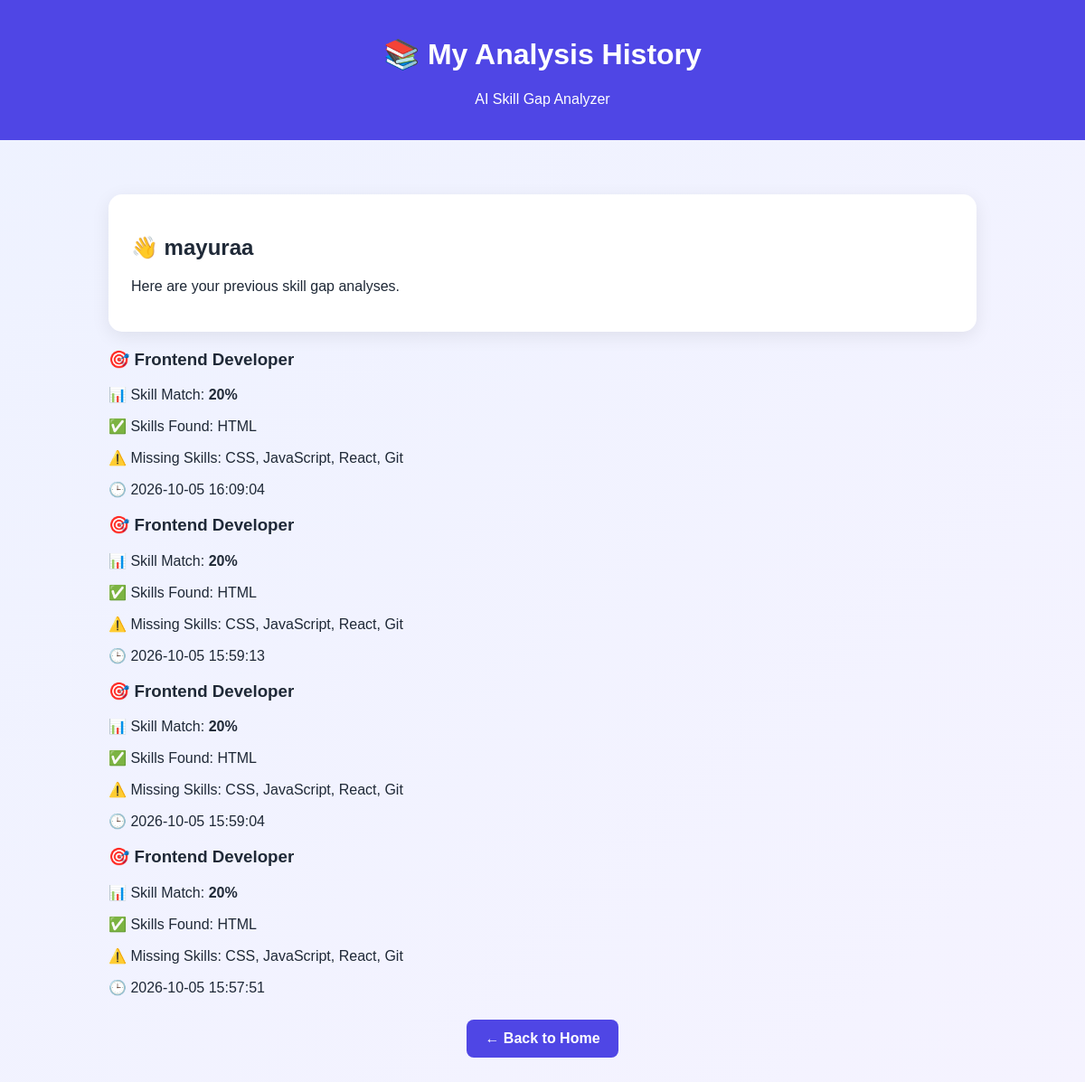
The app's page /history (signed in) with its own data.
### tables this page shows
CREATE TABLE analysis_history (
            id INTEGER PRIMARY KEY AUTOINCREMENT,
            user_id INTEGER NOT NULL,
            job TEXT NOT NULL,
            match_percentage INTEGER NOT NULL,
            skills_found TEXT,
            missing_skills TEXT,
            created_at TIMESTAMP DEFAULT CURRENT_TIMESTAMP,
            FOREIGN KEY (user_id) REFERENCES users(id)
        );

### app.py (the view)
@app.route("/history")
def history():
    if "user_id" not in session:
        return redirect(url_for("login"))
    connection = sqlite3.connect("users.db")
    cursor = connection.cursor()
    if session.get("is_admin") == 1:
        cursor.execute("""
            SELECT
                analysis_history.*,
                users.name,
                users.email
            FROM analysis_history
            JOIN users
            ON analysis_history.user_id = users.id
            ORDER BY analysis_history.created_at DESC
        """)
    else:
        cursor.execute("""
            SELECT *
            FROM analysis_history
            WHERE user_id = ?
            ORDER BY created_at DESC
        """, (session["user_id"],))
    history_data = cursor.fetchall()
    connection.close()
    return render_template(
        "history.html",
        history=history_data,
        is_admin=session.get("is_admin") == 1
    )

### templates/history.html (shortened to what this page needs)
<!DOCTYPE html>
<html>
<head>
</head>
<body>
<div class="header">
<h1>
    {% if is_admin %}
        👑 All Users' Analysis History
    {% else %}
        📚 My Analysis History
    {% endif %}
</h1>
    <p>AI Skill Gap Analyzer</p>
</div>
<div class="container">
    <div class="card">
        <h2>👋 {{ session.get("user_name") }}</h2>
        <p>Here are your previous skill gap analyses.</p>
    </div>
    {% if history %}
        {% for item in history %}
    <div class="history-card">
        <h3>🎯 {{ item[2] }}</h3>
        <p>
            📊 Skill Match:
            <strong>{{ item[3] }}%</strong>
        </p>
        <p>
            ✅ Skills Found:
            {{ item[4] }}
        </p>
        <p>
            ⚠️ Missing Skills:
            {{ item[5] }}
        </p>
        <p>
            🕒 {{ item[6] }}
        </p>
    </div>
{% endfor %}
    {% endif %}
    <div style="text-align:center;">
        <a class="button" href="/">
            ← Back to Home
        </a>
    </div>
</div>
</body>
</html>

### templates/history.html (style rules this page uses)
* { box-sizing: border-box; }
body { margin: 0; font-family: Arial, sans-serif; background: linear-gradient(135deg, #eef2ff, #f5f3ff); color: #1f2937; }
.header { background: #4f46e5; color: white; padding: 20px; text-align: center; }
.container { max-width: 1000px; margin: 40px auto; padding: 20px; }
.card { background: white; padding: 25px; margin-bottom: 20px; border-radius: 15px; box-shadow: 0 5px 20px rgba(0,0,0,0.08); }
.button { display: inline-block; padding: 12px 20px; background: #4f46e5; color: white; text-decoration: none; border-radius: 8px; font-weight: bold; margin-top: 10px; }

### records on screen
analysis_history: job "Frontend Developer", match_percentage "20", skills_found "HTML", missing_skills "CSS, JavaScript, React, Git", created_at "2026-10-05 16:09:04"
analysis_history: job "Frontend Developer", match_percentage "20", skills_found "HTML", missing_skills "CSS, JavaScript, React, Git", created_at "2026-10-05 15:59:13"
analysis_history: job "Frontend Developer", match_percentage "20", skills_found "HTML", missing_skills "CSS, JavaScript, React, Git", created_at "2026-10-05 15:59:04"
analysis_history: job "Frontend Developer", match_percentage "20", skills_found "HTML", missing_skills "CSS, JavaScript, React, Git", created_at "2026-10-05 15:57:51"

### other values on screen
{{ session.get("user_name") }} "mayuraa"
